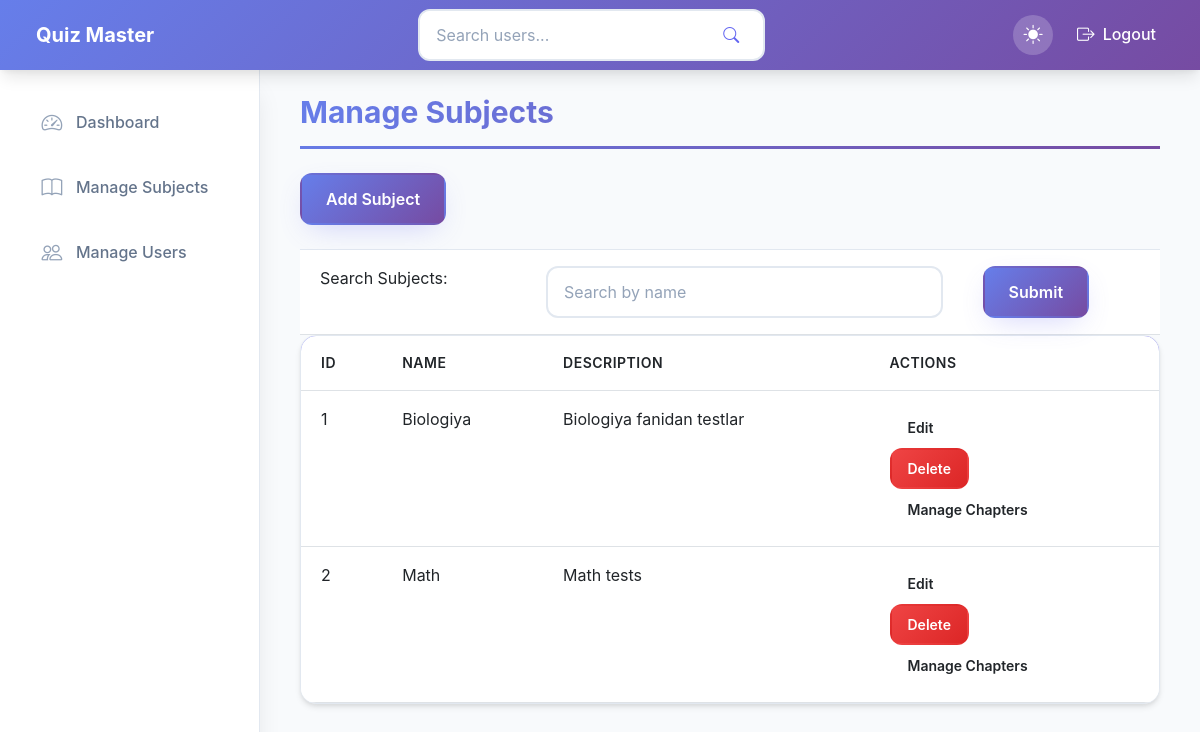
The page /admin/manage_subjects (signed in) on the database its author committed.
### app/models/subject.py (models this page shows)
class Subject(db.Model):
    id = db.Column(db.Integer, primary_key=True)
    name = db.Column(db.String(100), nullable=False)
    description = db.Column(db.Text)
    chapters = db.relationship('Chapter', backref='subject', lazy=True)

### app/controllers/admin_controller.py (the view)
@admin_bp.route("/manage_subjects", methods=['GET', 'POST'])
@admin_login_required
def manage_subjects():
    subjects = Subject.query.all()
    query = request.form.get('query', '')
    if request.method == 'POST':
        subjects = Subject.query.filter(
            Subject.name.ilike(f'%{query}%')
        ).all()
    return render_template("admin/subject/manage_subjects.html",
                           query=query, subjects=subjects)

### app/controllers/admin_controller.py (called while the page is built)
def admin_login_required(func):
    @wraps(func)
    def decorated_view(*args, **kwargs):
        if not current_user.is_authenticated:
            return login_required(func)(*args, **kwargs)
        if not current_user.is_admin:
            flash("You don't have permission to access this page", category="error")
            return redirect(url_for("home"))
        return func(*args, **kwargs)
    return decorated_view

### app/templates/admin/subject/manage_subjects.html (shortened to what this page needs)
{% extends "layout.html" %}
{% block content %}
<h1 class="page-title">Manage Subjects</h1>
<a href="{{ url_for('admin.add_subject') }}" class="btn btn-primary mb-4">Add Subject</a>
<form method="post">
    <table class="table">
        <td>Search Subjects:</td>
        <td>
            <input class="form-control" type="text" name="query" placeholder="Search by name" value="{{ query }}">
        </td>
        <td>
            <button class="btn btn-primary" type="submit">Submit</button>
        </td>
    </table>
</form>
<div class="table-container">
    <table class="table">
        <thead>
            <tr>
                <th>Id</th>
                <th>Name</th>
                <th>Description</th>
                <th colspan="2">Actions</th>
            </tr>
        </thead>
        <tbody>
            {% for subject in subjects %}
            <tr>
                <td>{{ subject.id }}</td>
                <td>{{ subject.name }}</td>
                <td>{{ subject.description }}</td>
                <td colspan="2" class="action-buttons">
                    <a href="{{ url_for('admin.edit_subject', id=subject.id) }}" class="btn btn-edit btn-sm">Edit</a>
                    <form action="{{ url_for('admin.delete_subject', id=subject.id) }}" method="post">
                        <button class="btn btn-danger btn-sm"
                            onclick="return confirm('Are you sure, you want to delete this subject?')">Delete</button>
                    </form>
                    <a href="{{ url_for('admin.manage_chapters', subject_id=subject.id) }}" class="btn btn-view btn-sm">
                        Manage Chapters
                    </a>
                </td>
            </tr>
            {% endfor %}
        </tbody>
    </table>
</div>
{% endblock %}

### rows shown on the page
Subject: id "1", name "Biologiya", description "Biologiya fanidan testlar"
Subject: id "2", name "Math", description "Math tests"
